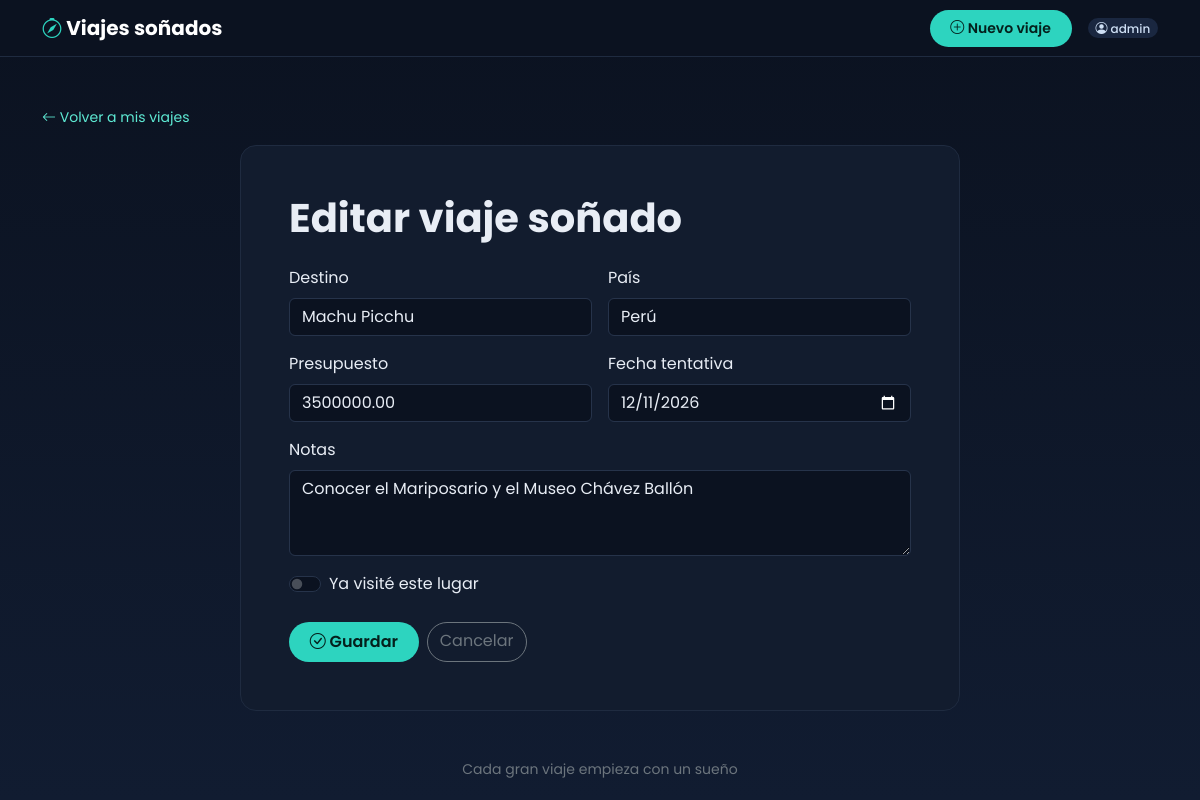
/1/editar/ (signed in), run on the app's committed database.
### modulo/models.py (models this page shows, shortened)
class ViajeSonado(models.Model):
    usuario = models.ForeignKey(
        settings.AUTH_USER_MODEL,
        on_delete=models.CASCADE,
        related_name="viajes",
    )
    destino = models.CharField(max_length=100)
    pais = models.CharField(max_length=60)
    notas = models.TextField(blank=True)
    presupuesto = models.DecimalField(
        max_digits=12,
        decimal_places=2,
        validators=[MinValueValidator(Decimal("0.01"))],
    )
    fecha_tentativa = models.DateField()
    visitado = models.BooleanField(default=False)
    class Meta:
        ordering = ["fecha_tentativa"]
        verbose_name = "viaje soñado"
        verbose_name_plural = "viajes soñados"

### modulo/views.py (the view)
# urls.py: path("<int:pk>/editar/", views.editar_viaje, name="editar"),
@login_required(login_url="/admin/login/")
def editar_viaje(request, pk):
    viaje = get_object_or_404(ViajeSonado, pk=pk, usuario=request.user)
    if request.method == "POST":
        form = ViajeSonadoForm(request.POST, instance=viaje)
        if form.is_valid():
            form.save()
            messages.success(request, f"Los cambios en {viaje.destino} se guardaron.")
            return redirect("modulo:detalle", pk=viaje.pk)
    else:
        form = ViajeSonadoForm(instance=viaje)
    return render(
        request,
        "modulo/formulario.html",
        {"form": form, "titulo": "Editar viaje soñado"},
    )

### modulo/forms.py
class ViajeSonadoForm(forms.ModelForm):
    class Meta:
        model = ViajeSonado
        fields = ["destino", "pais", "notas", "presupuesto", "fecha_tentativa", "visitado"]
        widgets = {
            "destino": forms.TextInput(
                attrs={"class": "form-control", "placeholder": "Ej: Machu Picchu"}
            ),
            "pais": forms.TextInput(
                attrs={"class": "form-control", "placeholder": "Ej: Perú"}
            ),
            "notas": forms.Textarea(attrs={"class": "form-control", "rows": 3}),
            "presupuesto": forms.NumberInput(
                attrs={"class": "form-control", "step": "0.01"}
            ),
            "fecha_tentativa": forms.DateInput(
                attrs={"class": "form-control", "type": "date"},
                format="%Y-%m-%d",
            ),
            "visitado": forms.CheckboxInput(attrs={"class": "form-check-input"}),
        }

### modulo/templates/modulo/formulario.html (shortened to what this page needs)
{% extends "modulo/base.html" %}
{% block contenido %}
<a href="{% url 'modulo:lista' %}" class="text-decoration-none small">
    <i class="bi bi-arrow-left"></i> Volver a mis viajes
</a>
<div class="tarjeta p-4 p-md-5 mt-3 mx-auto" style="max-width: 720px;">
    <h1 class="fw-bold mb-4">{{ titulo }}</h1>
    <form method="post" novalidate>
        <div class="row g-3">
            <div class="col-md-6">
                <label for="{{ form.destino.id_for_label }}" class="form-label">Destino</label>
                {{ form.destino }}
            </div>
            <div class="col-md-6">
                <label for="{{ form.pais.id_for_label }}" class="form-label">País</label>
                {{ form.pais }}
            </div>
            <div class="col-md-6">
                <label for="{{ form.presupuesto.id_for_label }}" class="form-label">Presupuesto</label>
                {{ form.presupuesto }}
            </div>
            <div class="col-md-6">
                <label for="{{ form.fecha_tentativa.id_for_label }}" class="form-label">Fecha tentativa</label>
                {{ form.fecha_tentativa }}
            </div>
            <div class="col-12">
                <label for="{{ form.notas.id_for_label }}" class="form-label">Notas</label>
                {{ form.notas }}
            </div>
            <div class="col-12">
                <div class="form-check form-switch">
                    {{ form.visitado }}
                    <label for="{{ form.visitado.id_for_label }}" class="form-check-label">Ya visité este lugar</label>
                </div>
            </div>
        </div>
        <div class="d-flex gap-2 mt-4">
            <button type="submit" class="btn btn-aventura">
                <i class="bi bi-check-circle"></i> Guardar
            </button>
            <a href="{% url 'modulo:lista' %}" class="btn btn-outline-secondary rounded-pill">Cancelar</a>
        </div>
    </form>
</div>
{% endblock %}

### modulo/templates/modulo/base.html (shortened to what this page needs)
<!DOCTYPE html>
<html lang="es" data-bs-theme="dark">
<head>
    <link href="https://cdn.jsdelivr.net/npm/bootstrap@5.3.3/dist/css/bootstrap.min.css" rel="stylesheet">
    <link href="https://cdn.jsdelivr.net/npm/bootstrap-icons@1.11.3/font/bootstrap-icons.min.css" rel="stylesheet">
</head>
<body>
    <nav class="navbar navbar-viajes sticky-top mb-5">
        <div class="container">
            <a class="navbar-brand marca" href="{% url 'modulo:lista' %}">
                <i class="bi bi-compass"></i> Viajes soñados
            </a>
            <div class="d-flex align-items-center gap-3">
                <a class="btn btn-aventura btn-sm" href="{% url 'modulo:crear' %}">
                    <i class="bi bi-plus-circle"></i> Nuevo viaje
                </a>
                <span class="badge rounded-pill usuario">
                    <i class="bi bi-person-circle"></i> {{ request.user.username }}
                </span>
            </div>
        </div>
    </nav>
    <main class="container pb-5">
        {% block contenido %}{% endblock %}
    </main>
    <footer class="text-center text-secondary small pb-4">
        Cada gran viaje empieza con un sueño
    </footer>
</body>
</html>

### modulo/templates/modulo/base.html (style rules this page uses)
:root[data-bs-theme="dark"] { --bs-body-bg: #0b1220; --bs-body-color: #e8edf5; --bs-secondary-color: #a3b3cc; --bs-border-color: #26334a; --bs-link-color-rgb: 94, 234, 212; --bs-link-hover-color-rgb: 153, 246, 228; }
body { font-family: 'Poppins', sans-serif; background: linear-gradient(180deg, #0b1220 0%, #111c31 100%) fixed; min-height: 100vh; }
.navbar-viajes { background: #0b1220; border-bottom: 1px solid #1f2b40; }
.marca { font-weight: 700; font-size: 1.25rem; color: #fff; }
.marca i { color: #2dd4bf; }
.btn-aventura { background: #2dd4bf; border: 0; color: #04201c; font-weight: 600; border-radius: 50px; padding: 0.5rem 1.3rem; transition: transform 0.2s, background 0.2s; }
.usuario { background: #1a2740; color: #cfe0f5; font-weight: 500; }
.tarjeta { background: #121c2e; border: 1px solid #1f2b40; border-radius: 16px; transition: border-color 0.2s, transform 0.2s; }

### data on the page
ViajeSonado: destino "Machu Picchu", pais "Perú", presupuesto "3500000.00", fecha_tentativa "12/11/2026", notas "Conocer el Mariposario y el Museo Chávez Ballón"

### other printed values
{{ request.user.username }} "admin"
{{ titulo }} "Editar viaje soñado"
